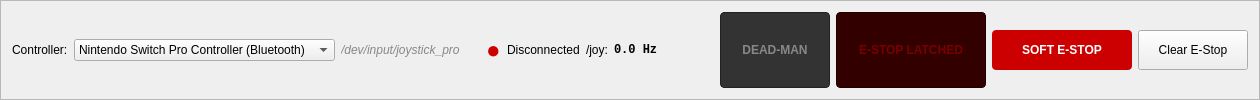
     <widget class="QFrame" name="topBar">
      <property name="frameShape"><enum>QFrame::StyledPanel</enum></property>
      <property name="frameShadow"><enum>QFrame::Raised</enum></property>
      <layout class="QHBoxLayout" name="topBarLayout">
       <item>
        <widget class="QLabel" name="lblControllerCaption">
         <property name="text"><string>Controller:</string></property>
        </widget>
       </item>
       <item>
        <widget class="QComboBox" name="cmbController">
         <property name="minimumSize"><size><width>260</width><height>0</height></size></property>
         <item><property name="text"><string>Nintendo Switch Pro Controller (Bluetooth)</string></property></item>
         <item><property name="text"><string>Microntek USB Joystick (PSX clone, wired)</string></property></item>
        </widget>
       </item>
       <item>
        <widget class="QLabel" name="lblDevicePath">
         <property name="text"><string>/dev/input/joystick_pro</string></property>
         <property name="styleSheet"><string>color:#888; font-style:italic;</string></property>
        </widget>
       </item>
       <item>
        <spacer name="topSpacer1">
         <property name="orientation"><enum>Qt::Horizontal</enum></property>
         <property name="sizeHint" stdset="0"><size><width>20</width><height>20</height></size></property>
        </spacer>
       </item>
       <item>
        <widget class="QLabel" name="lblConnDot">
         <property name="text"><string>●</string></property>
         <property name="styleSheet"><string>color:#cc0000; font-size:18pt;</string></property>
         <property name="toolTip"><string>Joystick connection indicator</string></property>
        </widget>
       </item>
       <item>
        <widget class="QLabel" name="lblConnText">
         <property name="text"><string>Disconnected</string></property>
        </widget>
       </item>
       <item>
        <widget class="QLabel" name="lblHzCaption">
         <property name="text"><string>/joy:</string></property>
        </widget>
       </item>
       <item>
        <widget class="QLabel" name="lblHz">
         <property name="text"><string>0.0 Hz</string></property>
         <property name="minimumSize"><size><width>80</width><height>0</height></size></property>
         <property name="styleSheet"><string>font-family:monospace; font-weight:bold;</string></property>
        </widget>
       </item>
       <item>
        <spacer name="topSpacer2">
         <property name="orientation"><enum>Qt::Horizontal</enum></property>
         <property name="sizeHint" stdset="0"><size><width>20</width><height>20</height></size></property>
        </spacer>
       </item>
       <item>
        <widget class="QLabel" name="lblDeadmanLed">
         <property name="text"><string>DEAD-MAN</string></property>
         <property name="alignment"><set>Qt::AlignCenter</set></property>
         <property name="minimumSize"><size><width>110</width><height>30</height></size></property>
         <property name="styleSheet"><string>background:#333; color:#888; border:1px solid #222; border-radius:4px; font-weight:bold;</string></property>
        </widget>
       </item>
       <item>
        <widget class="QLabel" name="lblEstopLed">
         <property name="text"><string>E-STOP LATCHED</string></property>
         <property name="alignment"><set>Qt::AlignCenter</set></property>
         <property name="minimumSize"><size><width>150</width><height>30</height></size></property>
         <property name="styleSheet"><string>background:#330000; color:#770000; border:1px solid #220000; border-radius:4px; font-weight:bold;</string></property>
        </widget>
       </item>
       <item>
        <widget class="QPushButton" name="btnSoftEstop">
         <property name="text"><string>SOFT E-STOP</string></property>
         <property name="minimumSize"><size><width>140</width><height>40</height></size></property>
         <property name="styleSheet"><string>background:#cc0000; color:white; font-weight:bold; border-radius:4px;</string></property>
        </widget>
       </item>
       <item>
        <widget class="QPushButton" name="btnClearEstop">
         <property name="text"><string>Clear E-Stop</string></property>
         <property name="minimumSize"><size><width>110</width><height>40</height></size></property>
        </widget>
       </item>
      </layout>
     </widget>
